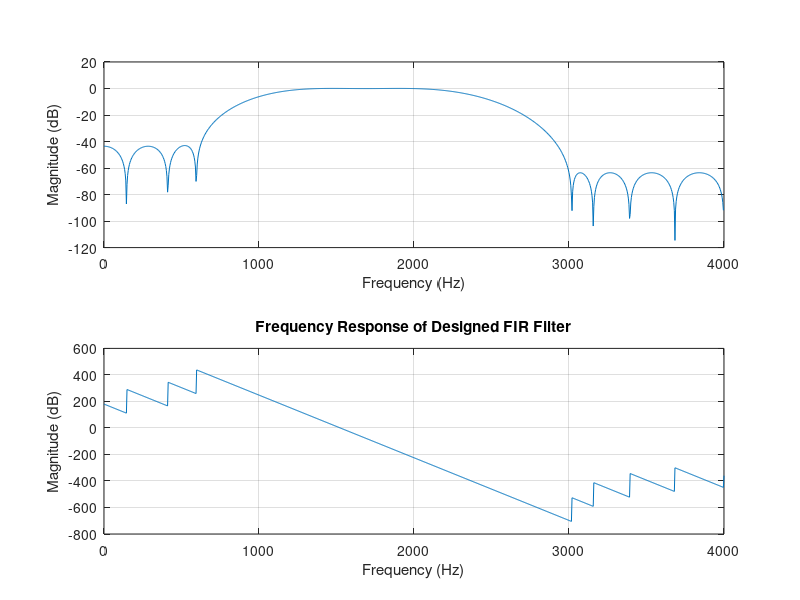

The MATLAB source for this figure:
% Define frequency band edges (normalized to Nyquist frequency)
freq_edges = [500, 1500, 2000, 3000];
% Desired amplitude for each band (0: stopband, 1: passband)
desired_response = [0 1 0];
% Maximum allowable ripple in each band
ripple_tolerance = [0.01 0.01 0.001];
% Sampling frequency (Hz)
sampling_rate = 8000;

% Normalize frequencies to Nyquist (fs/2)
normalized_freq = freq_edges / (sampling_rate / 2);

% Estimate the required filter order and other parameters
[filter_order, band_edges, amplitude, weights] = firpmord(normalized_freq, desired_response, ripple_tolerance);

% Design the FIR filter using Parks-McClellan algorithm
filter_coefficients = firpm(filter_order, band_edges, amplitude, weights);

% Visualize the frequency response of the designed filter
figure; % Open a new figure window
freqz(filter_coefficients, 1, 1024, sampling_rate); % Plot response with additional control over resolution
title('Frequency Response of Designed FIR Filter');
xlabel('Frequency (Hz)');
ylabel('Magnitude (dB)');

% Display filter specifications
disp('Filter Specifications:');
disp(['Filter Coefficients: ', mat2str(filter_coefficients, 5)])
disp(['Order: ', num2str(filter_order)]);
disp(['Band Edges: ', mat2str(band_edges)]);
disp(['Amplitude: ', mat2str(amplitude)]);
disp(['Weights: ', mat2str(weights)]);